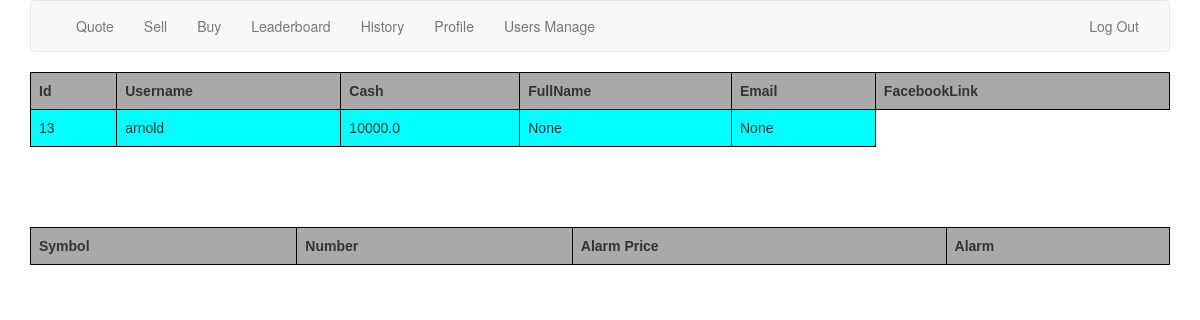
Screenshot of /profile (signed in) with the database file from the repository.
### tables this page shows
CREATE TABLE "users"
(
    id INTEGER PRIMARY KEY NOT NULL,
    username TEXT NOT NULL,
    hash TEXT NOT NULL,
    cash REAL DEFAULT 10000.00 NOT NULL,
    assets DECIMAL DEFAULT 0 NOT NULL
, 'fullname' varchar, 'email' TEXT, 'phonenumber' TEXT, 'facebooklink' TEXT);

### application.py (the view, shortened to what this page needs)
@app.route("/profile", methods=["GET", "POST"])
def profile():
    if request.method == "GET":
        current_user = session["user_id"]
        user_info= c.execute("SELECT  id,username,cash,fullname,email,phonenumber,facebooklink FROM users WHERE id = :CURRENT_USER", [current_user]).fetchall()[0]
        availables = c.execute("SELECT symbol, sum(quantity) FROM transactions WHERE user_id = :user_id GROUP BY symbol",[session["user_id"]]).fetchall()
        return render_template("profile.html",user_info=user_info,availables=availables)

### templates/profile.html (shortened to what this page needs)
{% extends "layout.html" %}
{% block main %}
<table>
    <tr>
        <th>Id</th>
        <th>Username</th>
        <th>Cash</th>
        <th>FullName</th>
        <th>Email</th>
        <th>FacebookLink</th>
    </tr>
    <tr>
        <td> {{ user_info[0] }}</td>
        <td> {{ user_info[1] }}</td>
        <td>{{ user_info[2] }}</td>
        <td>{{ user_info[3] }}</td>
        <td>{{ user_info[4] }}</td>
    </tr>
</table>
<br>
<br>
<br>
<br>
<table>
    <tr>
        <th>
           Symbol
        </th>
        <th>
           Number
        </th>
        <th>
           Alarm Price
        </th>
        <th>
           Alarm
        </th>
    </tr>
</table>
{% endblock %}

### static/styles.css (style rules this page uses)
table { font-family: arial, sans-serif; border-collapse: collapse; width: 100%; }
th { background-color: darkgray; }
td, th { border: 1px solid #000; text-align: left; padding: 8px; }
tr:nth-child(even) { background-color: aqua; }
main td { text-align: left; }

### rows the page displays
users: id "13", username "arnold", cash "10000.0"

### other values shown
{{ user_info[3] }} "None"
{{ user_info[4] }} "None"
